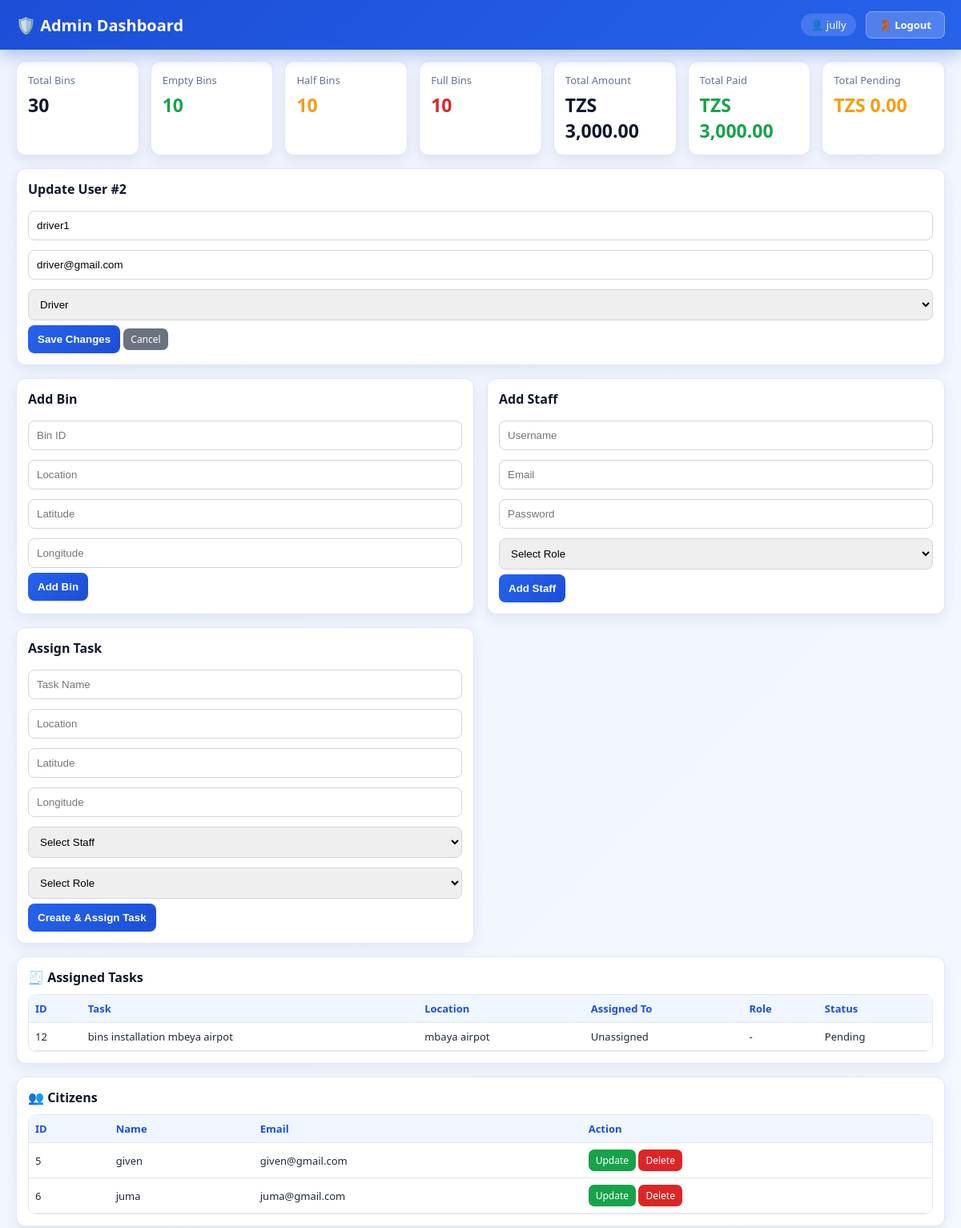
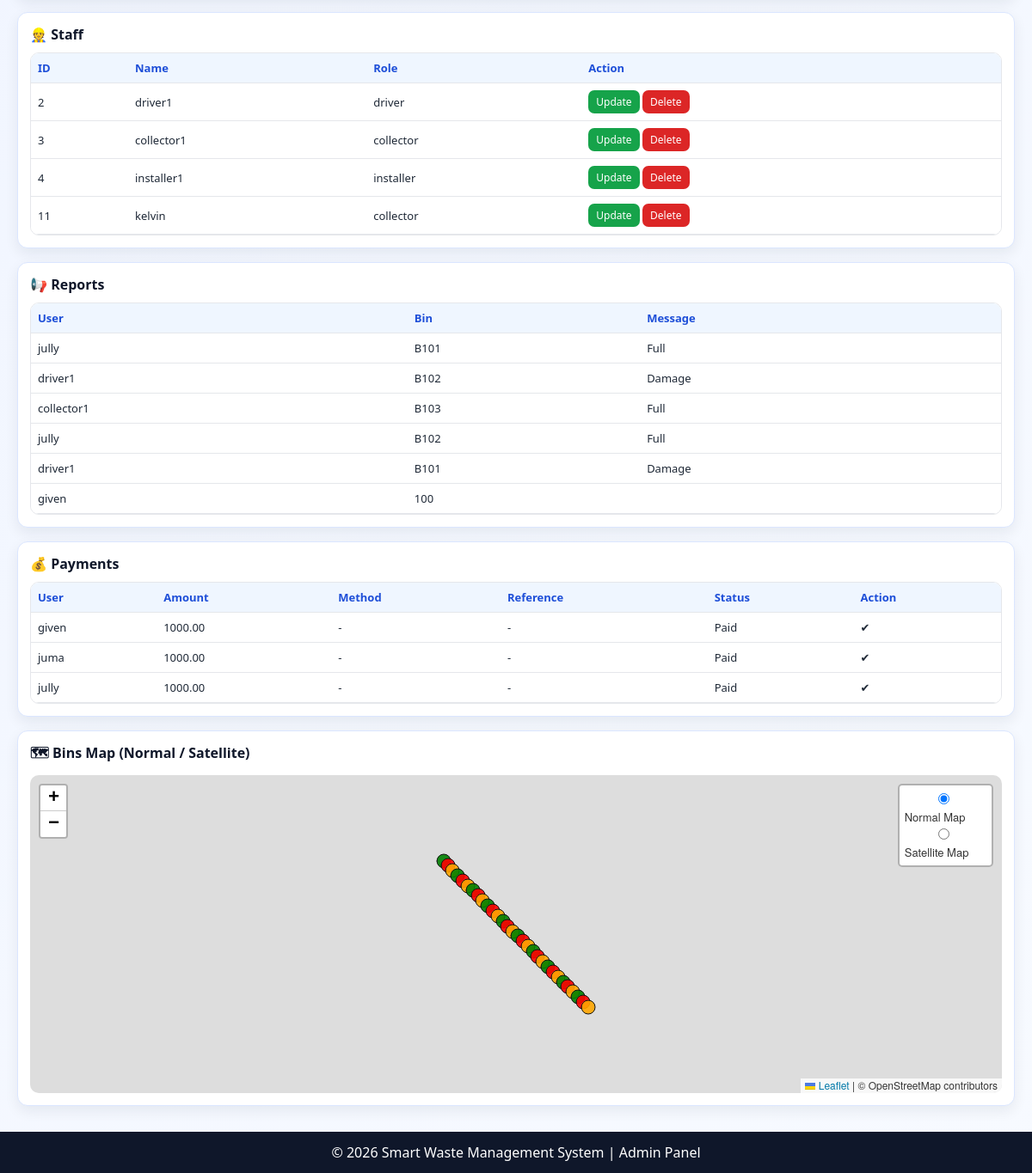
The app's page /dashboard_admin.php?edit_user=2 (signed in) with its own data (2 pictures, top to bottom).
### tables this page shows
CREATE TABLE `users` (
  `id` int(11) NOT NULL,
  `username` varchar(50) NOT NULL,
  `email` varchar(100) NOT NULL,
  `password` varchar(100) NOT NULL,
  `role` varchar(50) NOT NULL
);

CREATE TABLE `tasks` (
  `id` int(11) NOT NULL,
  `task_name` varchar(100) NOT NULL,
  `location` varchar(100) NOT NULL,
  `lat` decimal(10,7) NOT NULL,
  `lng` decimal(10,7) NOT NULL,
  `assigned_to` int(11) DEFAULT NULL,
  `role` varchar(50) DEFAULT NULL,
  `status` enum('Pending','Ongoing','Completed','Failed') DEFAULT 'Pending',
  `created_at` timestamp NOT NULL DEFAULT current_timestamp()
);

CREATE TABLE `reports` (
  `id` int(11) NOT NULL,
  `user_id` int(11) NOT NULL,
  `bin_id` varchar(20) NOT NULL,
  `location` varchar(100) NOT NULL,
  `report_text` enum('Full','Damage') NOT NULL,
  `created_at` timestamp NOT NULL DEFAULT current_timestamp()
);

CREATE TABLE `payments` (
  `id` int(11) NOT NULL,
  `user_id` int(11) NOT NULL,
  `amount` decimal(10,2) NOT NULL,
  `driver_share` decimal(10,2) DEFAULT 0.00,
  `collector_share` decimal(10,2) DEFAULT 0.00,
  `installer_share` decimal(10,2) DEFAULT 0.00,
  `government_share` decimal(10,2) DEFAULT 0.00,
  `created_at` timestamp NOT NULL DEFAULT current_timestamp(),
  `status` varchar(20) DEFAULT 'Pending'
);

### dashboard_admin.php (the view, shortened to what this page needs)
<?php
include 'db.php';
$citizens = mysqli_query($conn, "SELECT * FROM users WHERE role='citizen'");
$staffs   = mysqli_query($conn, "SELECT * FROM users WHERE role IN ('driver','collector','installer')");
$reports  = mysqli_query($conn, "SELECT r.*, u.username FROM reports r LEFT JOIN users u ON r.user_id=u.id");
$payments = mysqli_query($conn, "SELECT p.*, u.username FROM payments p JOIN users u ON p.user_id=u.id");
$tasksView = mysqli_query($conn, "
    SELECT t.*, u.username AS assigned_name
    FROM tasks t
    LEFT JOIN users u ON u.id = t.assigned_to
    ORDER BY t.id DESC
");
$summaryRes = mysqli_query($conn, "
    SELECT
        COALESCE(SUM(amount),0) AS total_amount,
        COALESCE(SUM(CASE WHEN status='Paid' THEN amount ELSE 0 END),0) AS total_paid,
        COALESCE(SUM(CASE WHEN status='Pending' THEN amount ELSE 0 END),0) AS total_pending
    FROM payments
");
$paymentSummary = mysqli_fetch_assoc($summaryRes);
$binSummaryRes = mysqli_query($conn, "
    SELECT
        COUNT(*) AS total_bins,
        COALESCE(SUM(CASE WHEN status='Empty' THEN 1 ELSE 0 END),0) AS empty_bins,
        COALESCE(SUM(CASE WHEN status='Medium' THEN 1 ELSE 0 END),0) AS medium_bins,
        COALESCE(SUM(CASE WHEN status='Full' THEN 1 ELSE 0 END),0) AS full_bins
    FROM bins
");
$binSummary = mysqli_fetch_assoc($binSummaryRes);
$editUser = null;
if (isset($_GET['edit_user'])) {
    $editId = (int)($_GET['edit_user'] ?? 0);
    if ($editId > 0) {
        $editStmt = $conn->prepare("SELECT id,username,email,role FROM users WHERE id=? LIMIT 1");
        if ($editStmt) {
            $editStmt->bind_param("i", $editId);
            $editStmt->execute();
            $editRes = $editStmt->get_result();
            $editUser = $editRes->fetch_assoc();
        }
    }
}
?>
<!DOCTYPE html>
<html lang="en">
<head>
<link rel="stylesheet" href="https://unpkg.com/leaflet/dist/leaflet.css"/>
</head>
<body>
<div class="navbar" style="display:flex;justify-content:space-between;align-items:center;">
  <h2 style="margin:0;">🛡️ Admin Dashboard</h2>
  <div style="display:flex;align-items:center;gap:12px;">
    <span style="font-size:13px;background:rgba(255,255,255,0.15);padding:5px 12px;border-radius:999px;">
      👤 <?php echo htmlspecialchars($_SESSION['user'] ?? 'Admin'); ?>
    </span>
    <a href="logout.php"
       style="background:rgba(255,255,255,0.2);color:white;padding:7px 16px;border-radius:8px;text-decoration:none;font-size:13px;font-weight:600;border:1px solid rgba(255,255,255,0.3);">
      🚪 Logout
    </a>
  </div>
</div>
<div class="summary-strip">
  <div class="summary-card">
    <p class="summary-title">Total Bins</p>
    <p class="summary-value"><?= (int)$binSummary['total_bins'] ?></p>
  </div>
  <div class="summary-card">
    <p class="summary-title">Empty Bins</p>
    <p class="summary-value green"><?= (int)$binSummary['empty_bins'] ?></p>
  </div>
  <div class="summary-card">
    <p class="summary-title">Half Bins</p>
    <p class="summary-value orange"><?= (int)$binSummary['medium_bins'] ?></p>
  </div>
  <div class="summary-card">
    <p class="summary-title">Full Bins</p>
    <p class="summary-value red"><?= (int)$binSummary['full_bins'] ?></p>
  </div>
  <div class="summary-card">
    <p class="summary-title">Total Amount</p>
    <p class="summary-value">TZS <?= number_format((float)$paymentSummary['total_amount'], 2) ?></p>
  </div>
  <div class="summary-card">
    <p class="summary-title">Total Paid</p>
    <p class="summary-value green">TZS <?= number_format((float)$paymentSummary['total_paid'], 2) ?></p>
  </div>
  <div class="summary-card">
    <p class="summary-title">Total Pending</p>
    <p class="summary-value orange">TZS <?= number_format((float)$paymentSummary['total_pending'], 2) ?></p>
  </div>
</div>
<div class="dashboard">
  <?php if($editUser): ?>
  <div class="card update-card">
    <h3>Update User #<?= (int)$editUser['id'] ?></h3>
    <form method="POST">
      <input name="username" value="<?= htmlspecialchars($editUser['username']) ?>" required>
      <input type="email" name="email" value="<?= htmlspecialchars($editUser['email']) ?>" required>
      <select name="role" required>
        <?php
          $roles = ['citizen','driver','collector','installer','admin'];
          foreach($roles as $r):
        ?>
        <option value="<?= $r ?>" <?= $editUser['role'] === $r ? 'selected' : '' ?>><?= ucfirst($r) ?></option>
        <?php endforeach; ?>
      </select>
      <button name="update_user" type="submit">Save Changes</button>
      <a class="action-btn" style="background:#6b7280" href="dashboard_admin.php">Cancel</a>
    </form>
  </div>
  <?php endif; ?>
  <div class="card form-card">
    <h3>Add Bin</h3>
    <form method="POST">
      <input name="bin_id" placeholder="Bin ID" required>
      <input name="location" placeholder="Location" required>
      <input type="number" step="0.0000001" name="latitude" placeholder="Latitude" required>
      <input type="number" step="0.0000001" name="longitude" placeholder="Longitude" required>
      <button name="add_bin" type="submit">Add Bin</button>
    </form>
  </div>
  <div class="card form-card">
    <h3>Add Staff</h3>
    <form method="POST">
      <input name="username" placeholder="Username" required>
      <input type="email" name="email" placeholder="Email" required>
      <input type="password" name="password" placeholder="Password" required>
      <select name="role" required>
        <option value="">Select Role</option>
      </select>
      <button name="add_staff" type="submit">Add Staff</button>
    </form>
  </div>
  <div class="card form-card">
    <h3>Assign Task</h3>
    <form method="POST">
      <input name="task_name" placeholder="Task Name" required>
      <input name="location" placeholder="Location" required>
      <input type="number" step="0.0000001" name="lat" placeholder="Latitude" required>
      <input type="number" step="0.0000001" name="lng" placeholder="Longitude" required>
      <select name="assigned_to" required>
        <option value="">Select Staff</option>
      </select>
      <select name="role" required>
        <option value="">Select Role</option>
      </select>
      <button name="create_task" type="submit">Create & Assign Task</button>
    </form>
  </div>
  <div class="card table-card">
    <h3>🧾 Assigned Tasks</h3>
    <div class="table-wrap"><table>
      <tr><th>ID</th><th>Task</th><th>Location</th><th>Assigned To</th><th>Role</th><th>Status</th></tr>
      <?php while($t = mysqli_fetch_assoc($tasksView)): ?>
      <tr>
        <td><?= (int)$t['id'] ?></td>
        <td><?= htmlspecialchars($t['task_name']) ?></td>
        <td><?= htmlspecialchars($t['location']) ?></td>
        <td><?= htmlspecialchars($t['assigned_name'] ?? 'Unassigned') ?></td>
        <td><?= htmlspecialchars($t['role'] ?? '-') ?></td>
        <td><?= htmlspecialchars($t['status']) ?></td>
      </tr>
      <?php endwhile; ?>
    </table></div>
  </div>
  <div class="card table-card">
    <h3>👥 Citizens</h3>
    <div class="table-wrap"><table>
      <tr><th>ID</th><th>Name</th><th>Email</th><th>Action</th></tr>
      <?php while($c=mysqli_fetch_assoc($citizens)): ?>
      <tr>
        <td><?= $c['id'] ?></td>
        <td><?= htmlspecialchars($c['username']) ?></td>
        <td><?= htmlspecialchars($c['email']) ?></td>
        <td>
          <a class="action-btn update" href="?edit_user=<?= $c['id'] ?>">Update</a>
          <a class="action-btn delete" href="?delete_user=<?= $c['id'] ?>" onclick="return confirm('Delete this user?')">Delete</a>
        </td>
      </tr>
      <?php endwhile; ?>
    </table></div>
  </div>
  <div class="card table-card">
    <h3>👷 Staff</h3>
    <div class="table-wrap"><table>
      <tr><th>ID</th><th>Name</th><th>Role</th><th>Action</th></tr>
      <?php while($s=mysqli_fetch_assoc($staffs)): ?>
      <tr>
        <td><?= $s['id'] ?></td>
        <td><?= htmlspecialchars($s['username']) ?></td>
        <td><?= htmlspecialchars($s['role']) ?></td>
        <td>
          <a class="action-btn update" href="?edit_user=<?= $s['id'] ?>">Update</a>
          <a class="action-btn delete" href="?delete_user=<?= $s['id'] ?>" onclick="return confirm('Delete this staff?')">Delete</a>
        </td>
      </tr>
      <?php endwhile; ?>
    </table></div>
  </div>
  <div class="card table-card">
    <h3>📢 Reports</h3>
    <div class="table-wrap"><table>
      <tr><th>User</th><th>Bin</th><th>Message</th></tr>
      <?php while($r=mysqli_fetch_assoc($reports)): ?>
      <tr>
        <td><?= htmlspecialchars($r['username'] ?? 'Unknown') ?></td>
        <td><?= htmlspecialchars($r['bin_id']) ?></td>
        <td><?= htmlspecialchars($r['report_text']) ?></td>
      </tr>
      <?php endwhile; ?>
    </table></div>
  </div>
  <div class="card table-card">
    <h3>💰 Payments</h3>
    <div class="table-wrap"><table>
      <tr><th>User</th><th>Amount</th><th>Method</th><th>Reference</th><th>Status</th><th>Action</th></tr>
      <?php while($p=mysqli_fetch_assoc($payments)): ?>
      <tr>
        <td><?= htmlspecialchars($p['username']) ?></td>
        <td><?= $p['amount'] ?></td>
        <td><?= htmlspecialchars($p['method'] ?? '-') ?></td>
        <td><?= htmlspecialchars($p['reference'] ?? '-') ?></td>
        <td><?= htmlspecialchars($p['status']) ?></td>
        <td>
          <?php if($p['status']=='Pending'): ?>
            <form method="POST" style="margin:0">
              <input type="hidden" name="payment_id" value="<?= $p['id'] ?>">
              <button name="confirm_payment" type="submit">Confirm</button>
            </form>
          <?php else: ?>✔<?php endif; ?>
        </td>
      </tr>
      <?php endwhile; ?>
    </table></div>
  </div>
  <div class="card map-card">
    <h3>🗺 Bins Map (Normal / Satellite)</h3>
    <div id="adminMap"></div>
  </div>
</div>
<div class="footer">
  © <?= date("Y") ?> Smart Waste Management System | Admin Panel
</div>
</body>
</html>

### dashboard_admin.php (style rules this page uses)
* { box-sizing:border-box }
body { margin:0; font-family:Segoe UI,sans-serif; background:linear-gradient(135deg,#eef3ff,#f7faff); color:#1f2937; }
.navbar { background:linear-gradient(135deg,#1d4ed8,#2563eb); color:#fff; padding:14px 20px; position:sticky; top:0; z-index:99; box-shadow:0 8px 18px rgba(29,78,216,.28); }
.navbar h2 { margin:0;font-size:20px }
.summary-strip { display:grid; grid-template-columns:repeat(7,1fr); gap:14px; padding:14px 20px 0 20px; }
.summary-card { background:#fff; border:1px solid #dbe6ff; border-radius:12px; padding:14px; box-shadow:0 6px 16px rgba(15,23,42,0.08); }
.summary-title { font-size:13px;color:#64748b;margin:0 0 6px 0 }
.summary-value { font-size:23px;font-weight:700;margin:0;color:#0f172a }
.summary-value.green { color:#16a34a }
.summary-value.orange { color:#f59e0b }
.summary-value.red { color:#dc2626 }
.dashboard { display:grid; grid-template-columns:repeat(12,1fr); gap:16px; padding:16px 20px 20px 20px; }
.card { background:#fff; padding:14px; border-radius:12px; border:1px solid #dbe6ff; box-shadow:0 6px 16px rgba(15,23,42,0.07); }
.card h3 { margin:0 0 10px; font-size:16px; color:#0f172a; }
.card.form-card { grid-column:span 4 }
.card.table-card { grid-column:span 6 }
.card.map-card { grid-column:span 12 }
.card.update-card { grid-column:span 12 }
input,select { width:100%; padding:10px; margin:6px 0; border:1px solid #d1d5db; border-radius:8px; }
button { background:linear-gradient(135deg,#2563eb,#1d4ed8); color:#fff; padding:10px 12px; border:none; border-radius:8px; cursor:pointer; font-weight:600; }
.table-wrap { max-height:260px; overflow:auto; border-radius:10px; border:1px solid #e5e7eb; }
table { width:100%;border-collapse:collapse;font-size:13px;background:#fff }
th { background:#eff6ff; color:#1d4ed8; position:sticky; top:0; z-index:1; }
td,th { padding:8px;border-bottom:1px solid #e5e7eb;text-align:left }
.action-btn { padding:5px 9px; border-radius:7px; text-decoration:none; color:white; display:inline-block; font-size:12px; }
.delete { background:#dc2626 }
.update { background:#16a34a }
#adminMap { height:370px;border-radius:10px }
.footer { margin-top:10px;background:#0f172a;color:#fff;text-align:center;padding:13px }
@media (max-width: 1200px) { .card.form-card { grid-column:span 6 } }
@media (max-width: 1200px) { .card.table-card { grid-column:span 12 } }

### records on screen
users: id "2", username "driver1", email "driver@gmail.com", role "Driver", role "driver"
tasks: id "12", task_name "bins installation mbeya airpot", location "mbaya airpot", assigned_name "Unassigned", role "-", status "Pending"
users: id "5", username "given", email "given@gmail.com"
users: id "6", username "juma", email "juma@gmail.com"
users: id "3", username "collector1", role "collector"
users: id "4", username "installer1", role "installer"
users: id "11", username "kelvin", role "collector"
reports: user.username "jully", bin "B101", report_text "Full"
reports: user.username "driver1", bin "B102", report_text "Damage"
reports: user.username "collector1", bin "B103", report_text "Full"
reports: user.username "jully", bin "B102", report_text "Full"
reports: user.username "driver1", bin "B101", report_text "Damage"
reports: user.username "given", bin "100"
payments: user.username "given", amount "1000.00", method "-", reference "-", status "Paid"
payments: user.username "juma", amount "1000.00", method "-", reference "-", status "Paid"
payments: user.username "jully", amount "1000.00", method "-", reference "-", status "Paid"

### other values on screen
$_SESSION['user'] "jully"
$binSummary['total_bins'] "30"
$binSummary['empty_bins'] "10"
$binSummary['medium_bins'] "10"
$binSummary['full_bins'] "10"
$paymentSummary['total_amount'] "3,000.00"
$paymentSummary['total_paid'] "3,000.00"
$paymentSummary['total_pending'] "0.00"
